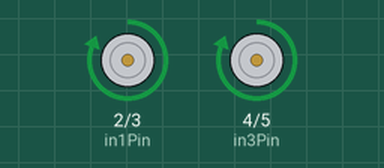
The sketch below on a simulated Arduino Uno, built with avr-gcc and run on an emulated ATmega328P. Parts: motor-driver pin pairs drawn as motors (green arrow = first pin HIGH = forward, orange = second pin HIGH = backward, longer = more drive).

Above: at 1.0 s.
At 2.5 s:
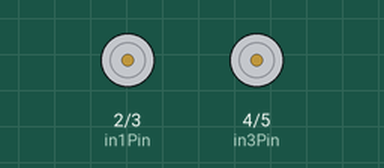
At 4.0 s:
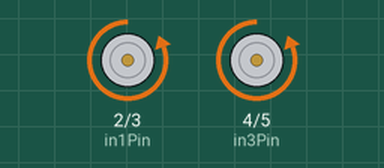
Timing chart, 0 to 7.8 s (numbered marks = the images above):
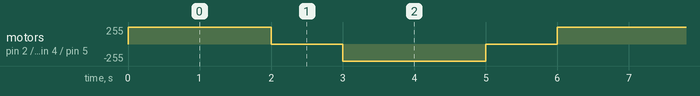

The sketch:

Drivetires_1.1.1.ino
```cpp
#include <Wire.h>
#include <Adafruit_PWMServoDriver.h>

// Create the PCA9685 object
Adafruit_PWMServoDriver pwm = Adafruit_PWMServoDriver();

// Pin definitions for Motor 1
const int in1Pin = 2;  // IN1 on H-Bridge
const int in2Pin = 3;  // IN2 on H-Bridge

// Pin definitions for Motor 2
const int in3Pin = 4;  // IN3 on H-Bridge
const int in4Pin = 5;  // IN4 on H-Bridge

// Motor speed (0-4095 for PCA9685)
int motorSpeed1 = 4095; // Set Motor 1 to full speed
int motorSpeed2 = 4095; // Set Motor 2 to full speed

void setup() {
  // Initialize PCA9685
  pwm.begin();
  pwm.setPWMFreq(1600);  // Set frequency to 1.6 kHz

  // Set up the pin modes for Motor 1
  pinMode(in1Pin, OUTPUT);
  pinMode(in2Pin, OUTPUT);

  // Set up the pin modes for Motor 2
  pinMode(in3Pin, OUTPUT);
  pinMode(in4Pin, OUTPUT);

  // Start with motors stopped
  digitalWrite(in1Pin, LOW);
  digitalWrite(in2Pin, LOW);
  pwm.setPWM(0, 0, 0); // Motor 1 stop

  digitalWrite(in3Pin, LOW);
  digitalWrite(in4Pin, LOW);
  pwm.setPWM(1, 0, 0); // Motor 2 stop
}

void loop() {
  // Motor 1 Forward
  digitalWrite(in1Pin, HIGH);
  digitalWrite(in2Pin, LOW);
  pwm.setPWM(0, 0, motorSpeed1);  // Set Motor 1 speed

  // Motor 2 Forward
  digitalWrite(in3Pin, HIGH);
  digitalWrite(in4Pin, LOW);
  pwm.setPWM(1, 0, motorSpeed2);  // Set Motor 2 speed

  delay(2000);  // Run forward for 2 seconds

  // Stop both motors
  digitalWrite(in1Pin, LOW);
  digitalWrite(in2Pin, LOW);
  pwm.setPWM(0, 0, 0);  // Motor 1 stop

  digitalWrite(in3Pin, LOW);
  digitalWrite(in4Pin, LOW);
  pwm.setPWM(1, 0, 0);  // Motor 2 stop

  delay(1000);  // Stop for 1 second

  // Motor 1 Backward
  digitalWrite(in1Pin, LOW);
  digitalWrite(in2Pin, HIGH);
  pwm.setPWM(0, 0, motorSpeed1);  // Set Motor 1 speed

  // Motor 2 Backward
  digitalWrite(in3Pin, LOW);
  digitalWrite(in4Pin, HIGH);
  pwm.setPWM(1, 0, motorSpeed2);  // Set Motor 2 speed

  delay(2000);  // Run backward for 2 seconds

  // Stop both motors
  digitalWrite(in1Pin, LOW);
  digitalWrite(in2Pin, LOW);
  pwm.setPWM(0, 0, 0);  // Motor 1 stop

  digitalWrite(in3Pin, LOW);
  digitalWrite(in4Pin, LOW);
  pwm.setPWM(1, 0, 0);  // Motor 2 stop

  delay(1000);  // Stop for 1 second
}
```

Measured:
- by itself, motor on pin 2 (in1Pin) / pin 3 (in2Pin), motor on pin 4 (in3Pin) / pin 5 (in4Pin): repeats every 6.0 s: stopped 1.0 s, backward 255/255 2.0 s, stopped 1.0 s, forward 255/255 2.0 s
